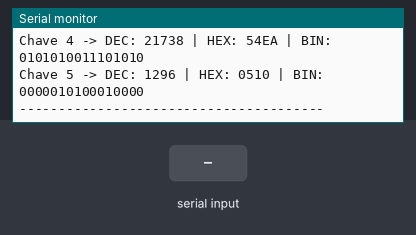
Simulated run of this sketch. Board: Arduino Mega 2560, built with avr-gcc and run on an emulated ATmega2560. Parts: the last lines printed to the serial monitor. The test bench sets the inputs (shaded band). Random numbers use the default seed unless the sketch sets one.

Above: at 1.6 s.
1.7 s: "1" received over Serial
At 1.77 s:
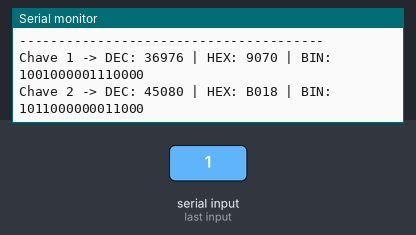
3.4 s: "0" received over Serial
At 3.47 s:
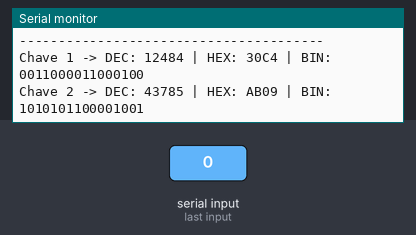
4.9 s: "2" received over Serial
At 4.97 s:
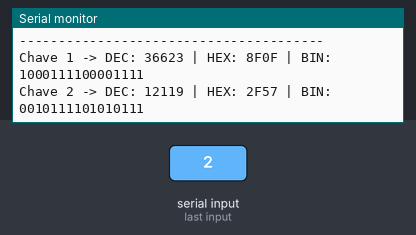
6.4 s: "1" received over Serial
At 6.53 s:
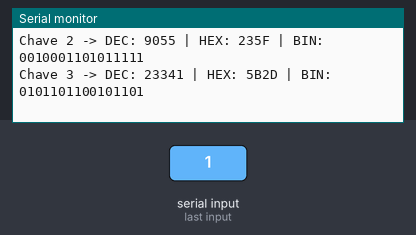
8.0 s: "0" received over Serial
At 8.07 s:
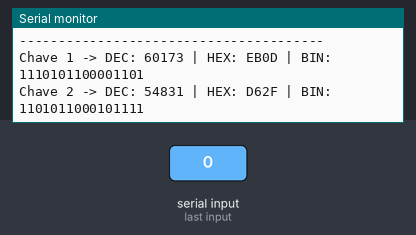
Timing chart, 0 to 10.5 s (numbered marks = the images above; inputs shaded):
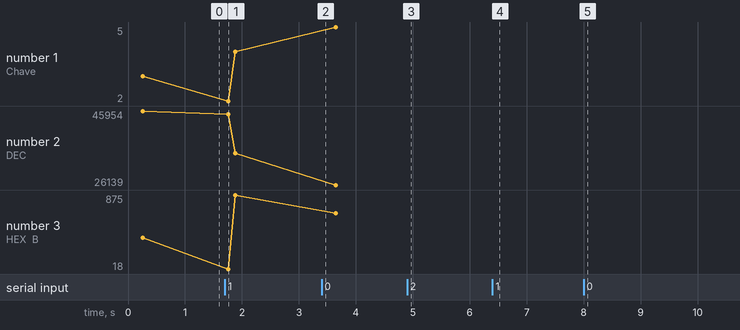

The sketch:

Gera_Chaves.ino
```cpp
void setup() {
  // Inicializa a comunicação serial a 9600 bps
  Serial.begin(9600);

  // Inicializa o gerador aleatório usando o ruído do pino analógico A0 (desconectado)
  // Isso ajuda a evitar que o Arduino gere sempre a mesma sequência ao reiniciar
  randomSeed(analogRead(A0));

  Serial.println("--- GERADOR DE CHAVES DE 16 BITS ---");
  Serial.println("Pressione o botao RESET do Arduino ou envie qualquer caractere para gerar mais chaves.");
  Serial.println();

  gerarChaves(5); // Gera 5 chaves iniciais
}

void loop() {
  // Se você digitar qualquer coisa no terminal e enviar, ele gera novas chaves
  if (Serial.available() > 0) {
    while(Serial.available() > 0) { Serial.read(); } // Limpa o buffer do serial
    gerarChaves(5);
  }
}

void gerarChaves(int quantidade) {
  for (int i = 0; i < quantidade; i++) {
    // random(min, max) -> gera de min ate max-1.
    // Para 16 bits, o limite maximo exclusivo eh 65536 (0 a 65535)
    uint16_t chave16bits = (uint16_t)random(0, 65536);

    Serial.print("Chave ");
    Serial.print(i + 1);
    Serial.print(" -> ");

    // Formato Decimal Inteiro
    Serial.print("DEC: ");
    Serial.print(chave16bits);

    // Formato Hexadecimal (4 caracteres)
    Serial.print(" | HEX: ");
    if(chave16bits < 0x1000) Serial.print("0"); // Adiciona zeros à esquerda se necessário
    if(chave16bits < 0x0100) Serial.print("0");
    if(chave16bits < 0x0010) Serial.print("0");
    Serial.print(chave16bits, HEX);

    // Formato Binário (16 bits)
    Serial.print(" | BIN: ");
    for (int bit = 15; bit >= 0; bit--) {
      Serial.print(bitRead(chave16bits, bit));
    }

    Serial.println();
  }
  Serial.println("---------------------------------------");
}
```

Measured:
- after the input at 1.7 s, the serial monitor: prints a new line at once (image 1)
- after the input at 3.4 s, the serial monitor: prints a new line at once (image 2)
- after the input at 4.9 s, the serial monitor: prints a new line at once (image 3)
- after the input at 6.4 s, the serial monitor: prints a new line at once (image 4)
- after the input at 8.0 s, the serial monitor: prints a new line at once (image 5)
- plotted number 2: 45954 → 34651 after the input at 1.7 s, 34651 → 26139 after the input at 3.4 s
- plotted number 3: 382 → 875 after the input at 1.7 s, 875 → 661 after the input at 3.4 s
